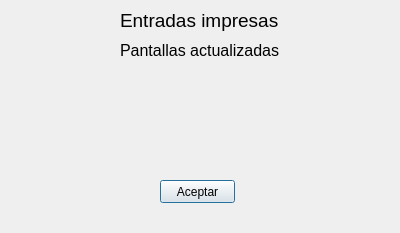
<?xml version="1.0" encoding="UTF-8"?>
<ui version="4.0">
 <class>Entradas_impresas</class>
 <widget class="QDialog" name="Entradas_impresas">
  <property name="geometry">
   <rect>
    <x>0</x>
    <y>0</y>
    <width>400</width>
    <height>233</height>
   </rect>
  </property>
  <property name="windowTitle">
   <string>Entradas impresas</string>
  </property>
  <widget class="QLabel" name="Progreso">
   <property name="geometry">
    <rect>
     <x>120</x>
     <y>10</y>
     <width>161</width>
     <height>21</height>
    </rect>
   </property>
   <property name="font">
    <font>
     <pointsize>14</pointsize>
    </font>
   </property>
   <property name="text">
    <string>Entradas impresas</string>
   </property>
  </widget>
  <widget class="QPushButton" name="pushButton">
   <property name="geometry">
    <rect>
     <x>160</x>
     <y>180</y>
     <width>75</width>
     <height>23</height>
    </rect>
   </property>
   <property name="text">
    <string>Aceptar</string>
   </property>
  </widget>
  <widget class="QLabel" name="label">
   <property name="geometry">
    <rect>
     <x>170</x>
     <y>80</y>
     <width>151</width>
     <height>81</height>
    </rect>
   </property>
   <property name="text">
    <string/>
   </property>
  </widget>
  <widget class="QLabel" name="Progreso_2">
   <property name="geometry">
    <rect>
     <x>120</x>
     <y>40</y>
     <width>161</width>
     <height>21</height>
    </rect>
   </property>
   <property name="font">
    <font>
     <pointsize>12</pointsize>
    </font>
   </property>
   <property name="text">
    <string>Pantallas actualizadas</string>
   </property>
  </widget>
 </widget>
 <resources/>
 <connections>
  <connection>
   <sender>pushButton</sender>
   <signal>clicked()</signal>
   <receiver>Entradas_impresas</receiver>
   <slot>reject()</slot>
   <hints>
    <hint type="sourcelabel">
     <x>215</x>
     <y>162</y>
    </hint>
    <hint type="destinationlabel">
     <x>360</x>
     <y>152</y>
    </hint>
   </hints>
  </connection>
 </connections>
</ui>
